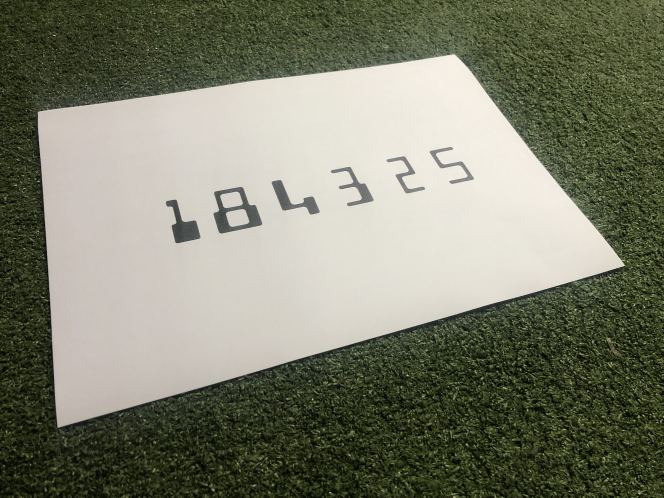
#> input picture img.jpg, 1327 x 995 px, found by its file name (shown at 1/2 size)
$ python image.py
#> lines starting #> are read from the running program, lines starting #| are printed output that depends on the picture; after the words box and inside, x2 and y2 are one past the last pixel; in counts of white or black regions, pixels touching at a corner belong together
import cv2
import pytesseract
import re
import numpy as np
import imutils

pytesseract.pytesseract.tesseract_cmd = r'C:\Program Files\Tesseract-OCR\tesseract.exe'
tessdata_dir_config = r'--tessdata-dir "C:\Program Files\Tesseract-OCR\tessdata\mcr.traineddata"'
image = cv2.imread('C:/Users/mooham12314/Downloads/tesseract/img.jpg')
#> image is the input picture: shape (995, 1327, 3); mean B, G, R 108.4, 126.7, 124.7
image = cv2.GaussianBlur(image,(13,13),0)
imagerotate = imutils.rotate(image, angle=347)
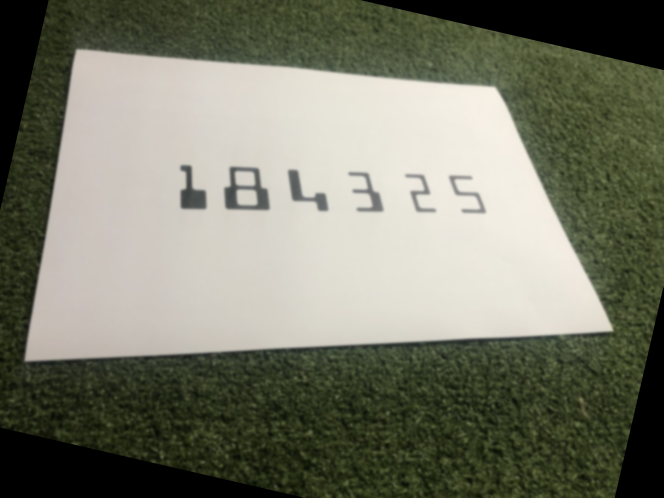
#> imagerotate: shape (995, 1327, 3) (shown at 1/2 size); mean B, G, R 105.4, 121.1, 119.6
gray = cv2.cvtColor(imagerotate, cv2.COLOR_BGR2GRAY)
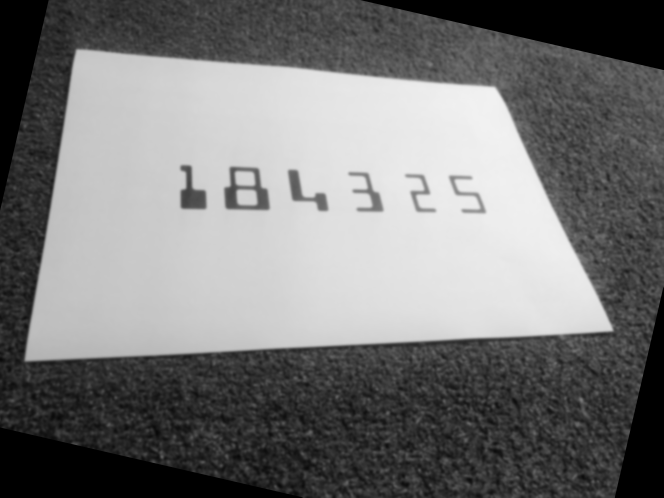
#> gray: shape (995, 1327) (shown at 1/2 size); min 0, max 242, mean 118.8
thresh = cv2.adaptiveThreshold(gray, 255, cv2.ADAPTIVE_THRESH_MEAN_C, cv2.THRESH_BINARY, 13, 2)
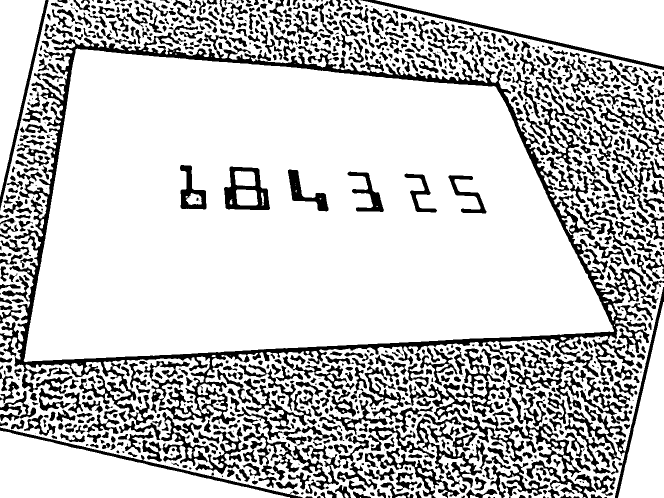
#> thresh: shape (995, 1327) (shown at 1/2 size); 77.8% white; 1145 black regions (253 under 20 px), largest, box (x1, y1, x2, y2) and area: (0, 65, 1299, 850) 63939, (809, 727, 1162, 954) 8329, (737, 835, 984, 976) 5774
kernel = np.ones((18,18), np.uint8)
conv_img = np.array(thresh)
erode = cv2.erode(conv_img, kernel, iterations=1)
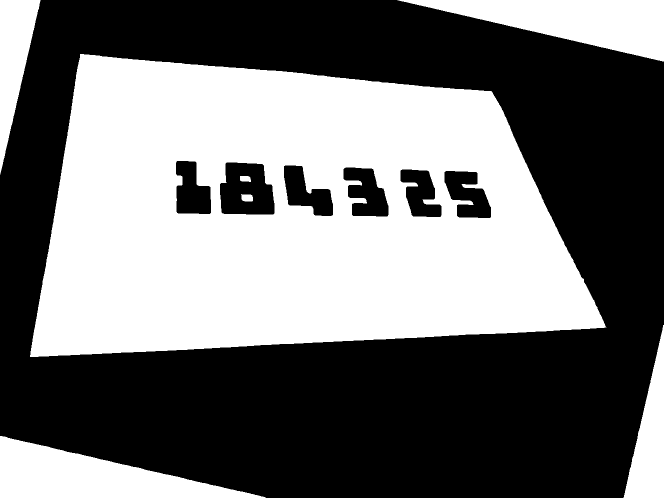
#> erode: shape (995, 1327) (shown at 1/2 size); 44.6% white; 7 white regions, largest, box (x1, y1, x2, y2) and area: (60, 108, 1213, 714) 494835, (795, 0, 1327, 123) 32879, (0, 872, 531, 995) 32872
cv2.imwrite('C:/Users/mooham12314/Downloads/tesseract/imgAfterPreProc222.jpg',erode)
print(pytesseract.get_languages(config=''))
#> (this line was passed over: pytesseract is not available in this run)
#> (the run stopped early here; a loop or call above may not have finished)
